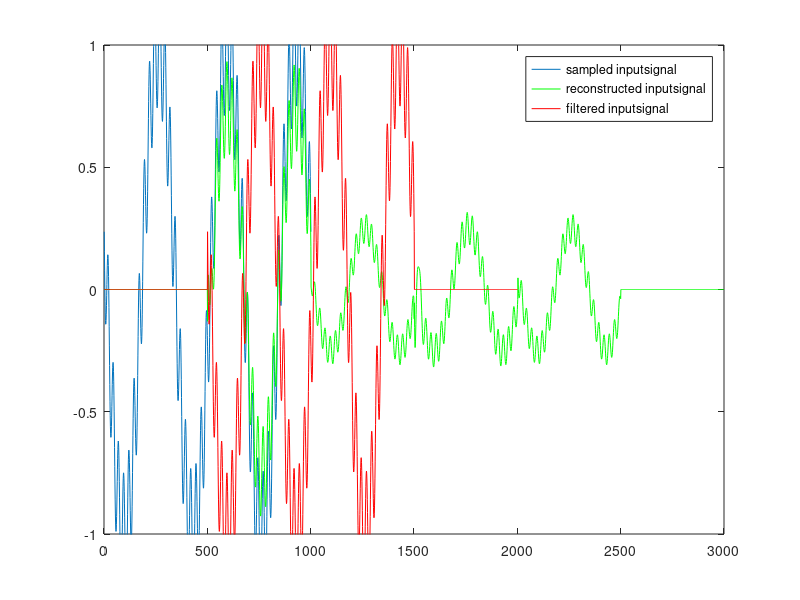
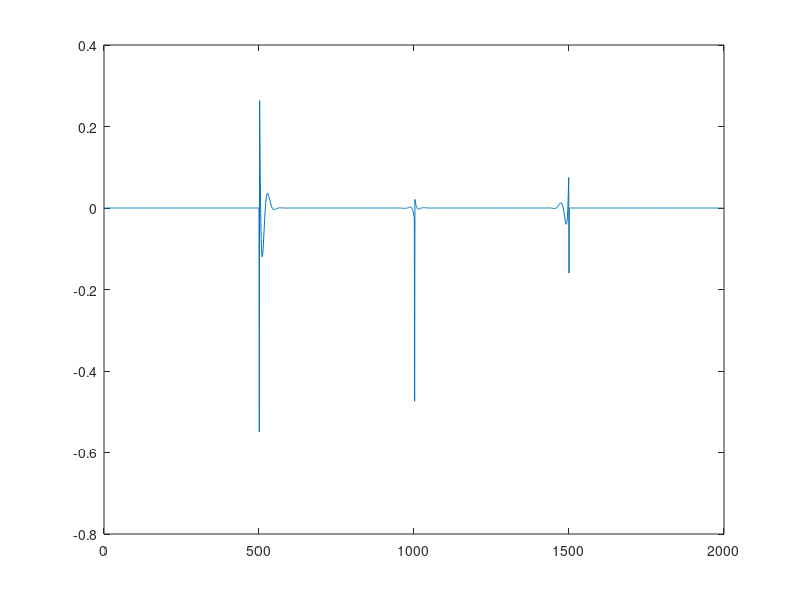

Write the MATLAB code that produced these figures, in order.
close all;

fs=1000;
lengte_filter=1000;

% for i=1:2
%     if i==1
%         fs=100;
%     else
%         fs=1000;
%     end

    %% generate inputsequence
    t0=0.5125345;
    
    t=(0:1/fs:1)';                                  % time vector

    s=sin(2*pi*(t-t0)*3)+.25*sin(2*pi*(t-t0)*40);   % input signal

    %% convolve input with a filter
    %g=sinc(fs*t-fs*t0);                             % filter
    %g=ones(1,10)/10;
    g=[zeros(500,1); 1; zeros(500,1)];
    
    x=conv(s,g);                                    % output signal

    %% undo effect of filter    
    r=[x(1); zeros(lengte_filter-1,1)];             % r for toeplitz matrix
    
    x_toepl=[x; zeros(lengte_filter-1,1)];
    X=toeplitz(x_toepl,r);                          % inverse filter: x * h = s -> X h = s -> h = Xinv s
    
    Xinv=pinv(X);                                   % pseudo-inverse
    
    if length(s)<length(x_toepl)
        s_mult=[s; zeros(length(x_toepl)-length(s),1)];            % enlarge or cutoff s
    elseif length(s)>length(x_toepl)
        s_mult=s(1:length(x_toepl));
    else
        s_mult=s;
    end
    
    h=Xinv*s_mult;                                       % find inverse filter

    %% reproduce s with inverse filter and output signal x
    s_reproduce=conv(x,h);
    
    % convolution_and_toeplitz=any((X*h==s_reproduce)==0)

    %% plot them
    figure
    plot(s);hold on;plot(s_reproduce,'g');plot(x,'r');legend('sampled inputsignal','reconstructed inputsignal','filtered inputsignal');
    axis([0 length(s_reproduce) -1 1])
    figure;plot(conv(g,h));
    hold off
%     if i==1
%         title('Sample frequency of 100 Hz')
%     else
%         title('Sample frequency of 1000 Hz')
%     end
% end